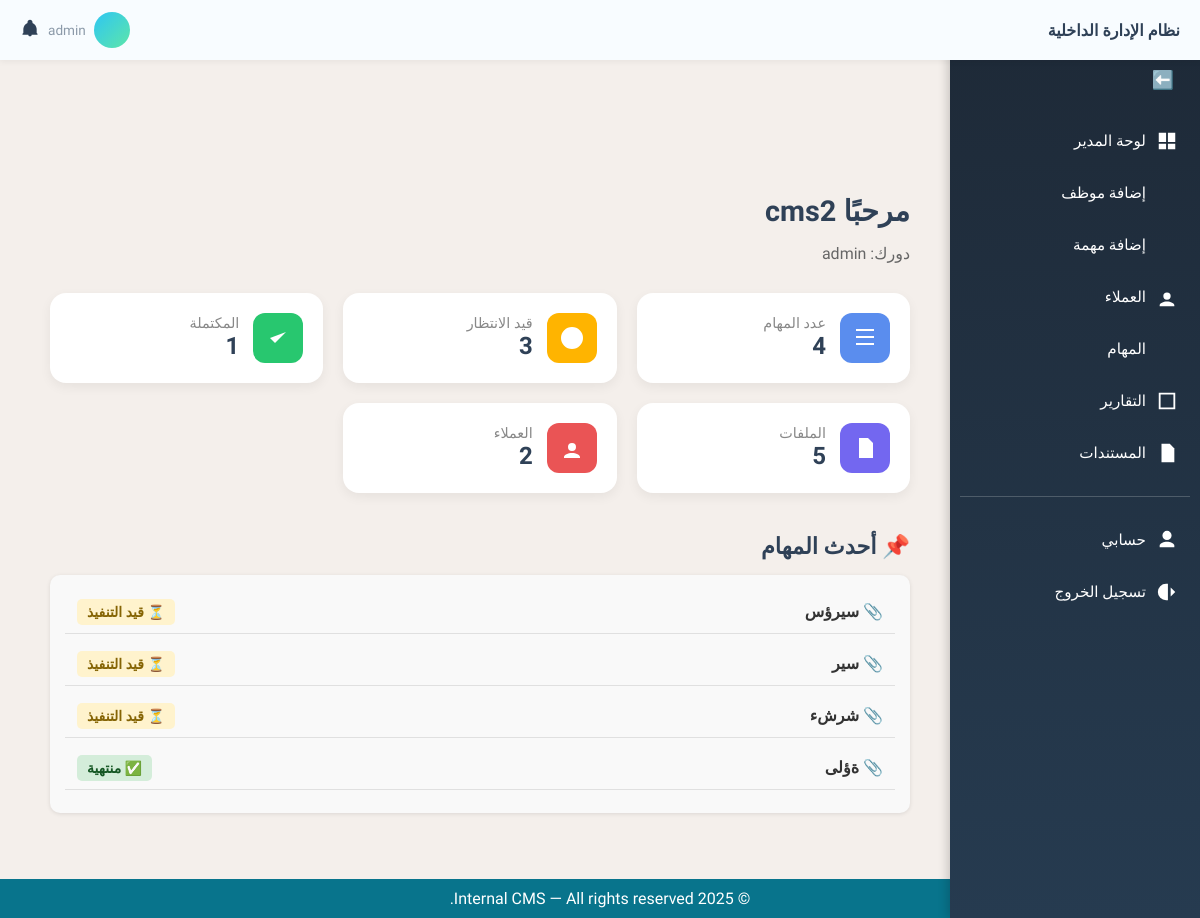
Page / (signed in) on the earlier database version.
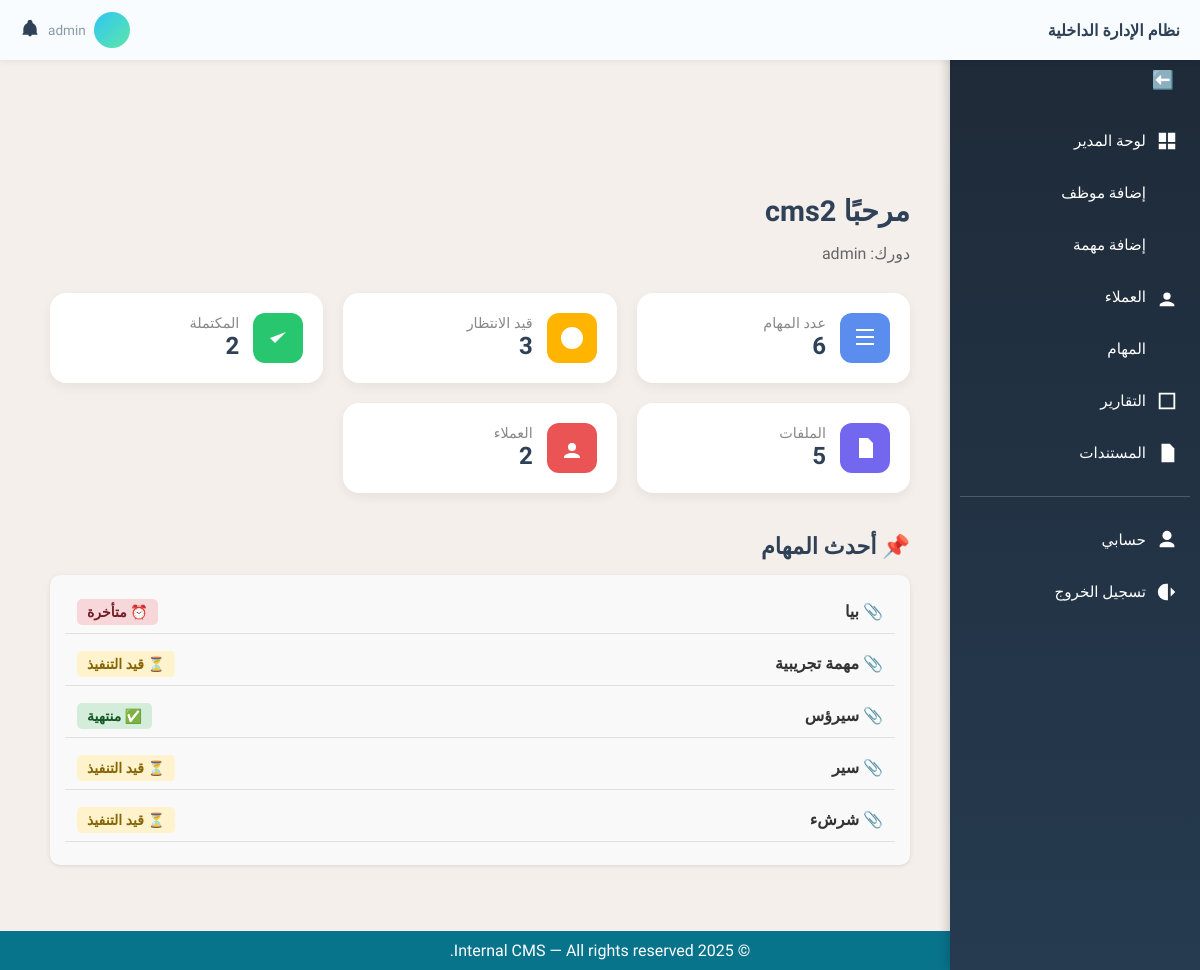
Same page on the later database version.
### tasks/models.py (models this page shows, shortened)
class Task(models.Model):
    STATUS_CHOICES = [
        ('pending', 'قيد التنفيذ'),
        ('completed', 'منتهية'),
        ('overdue', 'متأخرة'),
    ]
    title = models.CharField(max_length=255, verbose_name='عنوان المهمة')
    description = models.TextField(blank=True, verbose_name='الوصف')
    assigned_to = models.ForeignKey(User, on_delete=models.SET_NULL, null=True, blank=True, verbose_name='الموظف المكلّف')
    client = models.ForeignKey(Client, on_delete=models.SET_NULL, null=True, blank=True, verbose_name='العميل')
    status = models.CharField(max_length=20, choices=STATUS_CHOICES, default='pending', verbose_name='الحالة')
    due_date = models.DateField(null=True, blank=True, verbose_name='تاريخ الاستحقاق')
    file_url = models.URLField(max_length=1024, blank=True, null=True, verbose_name='رابط الملف')
    file_path = models.CharField(max_length=512, blank=True, null=True, verbose_name='مسار الملف')
    documents = models.ManyToManyField('content.Document', blank=True, verbose_name='مستندات إضافية')
    created_at = models.DateTimeField(auto_now_add=True, verbose_name='تاريخ الإنشاء')
    class Meta:
        verbose_name = 'مهمة'
        verbose_name_plural = 'المهام'
        ordering = ['-created_at']  # ترتيب المهام الأحدث أولاً

### core/views.py (the view, shortened to what this page needs)
# urls.py: path('', views.dashboard_view, name='dashboard'),
@login_required
def dashboard_view(request):
    try:
        profile = request.user.userprofile
        role = getattr(profile.role, 'name', 'viewer')
    except UserProfile.DoesNotExist:
        role = 'viewer'
    context = {
        'role': role,
        'total_clients': 0,
        'total_tasks': 0,
        'total_documents': 0,
        'tasks_pending': 0,
        'tasks_completed': 0,
        'tasks_overdue': 0,
        'latest_tasks': [],
    }
    if role == 'admin':
        context.update({
            'total_clients': Client.objects.count(),
            'total_tasks': Task.objects.count(),
            'total_documents': Document.objects.count(),
            'tasks_pending': Task.objects.filter(status='pending').count(),
            'tasks_completed': Task.objects.filter(status='completed').count(),
            'tasks_overdue': Task.objects.filter(status='overdue').count(),
            'latest_tasks': Task.objects.select_related('assigned_to').order_by('-created_at')[:5],
        })
    elif role == 'viewer':
        context['total_documents'] = Document.objects.filter(uploaded_by=request.user).count()
    template_map = {
        'admin': 'core/admin_dashboard.html',
        'staff': 'core/staff_dashboard.html',
        'viewer': 'core/viewer_dashboard.html',
    }
    template = template_map.get(role, 'core/admin_dashboard.html')
    return render(request, template, context)

### templates/core/admin_dashboard.html (shortened to what this page needs)
{% extends 'base.html' %}
{% load static %}
{% block content %}
<div class="dashboard">
  <h2 class="dashboard-title">مرحبًا {{ request.user.username }}</h2>
  <p class="dashboard-role">دورك: {{ role }}</p>
  <div class="stats-grid">
    {% if total_tasks %}
      <div class="stat-card">
        <div class="icon-box tasks"><svg viewBox="0 0 24 24"><path d="M3 3h18v2H3V3zm0 7h18v2H3v-2zm0 7h18v2H3v-2z"/></svg></div>
        <div class="stat-info">
          <span class="stat-title">عدد المهام</span>
          <span class="stat-value">{{ total_tasks }}</span>
        </div>
      </div>
      <div class="stat-card">
        <div class="icon-box pending"><svg viewBox="0 0 24 24"><path d="M12 7v5l3 3M12 1a11 11 0 1 0 11 11A11 11 0 0 0 12 1z"/></svg></div>
        <div class="stat-info">
          <span class="stat-title">قيد الانتظار</span>
          <span class="stat-value">{{ tasks_pending }}</span>
        </div>
      </div>
      <div class="stat-card">
        <div class="icon-box completed"><svg viewBox="0 0 24 24"><path d="M20 6L9 17l-5-5"/></svg></div>
        <div class="stat-info">
          <span class="stat-title">المكتملة</span>
          <span class="stat-value">{{ tasks_completed }}</span>
        </div>
      </div>
    {% endif %}
    {% if total_documents %}
      <div class="stat-card">
        <div class="icon-box files"><svg viewBox="0 0 24 24"><path d="M6 2h9l5 5v15H6z"/></svg></div>
        <div class="stat-info">
          <span class="stat-title">الملفات</span>
          <span class="stat-value">{{ total_documents }}</span>
        </div>
      </div>
    {% endif %}
    {% if total_clients %}
      <div class="stat-card">
        <div class="icon-box clients"><svg viewBox="0 0 24 24"><path d="M16 11a4 4 0 1 0-8 0 4 4 0 0 0 8 0zm-4 6c-4 0-8 2-8 4v1h16v-1c0-2-4-4-8-4z"/></svg></div>
        <div class="stat-info">
          <span class="stat-title">العملاء</span>
          <span class="stat-value">{{ total_clients }}</span>
        </div>
      </div>
    {% endif %}
  </div>
  {% if latest_tasks %}
    <h3 class="latest-tasks-title">📌 أحدث المهام</h3>
    <ul class="task-list">
      {% for task in latest_tasks %}
        <li class="task-item">
          <div class="task-title">
            <a href="{% url 'task_detail' task.id %}">📎 {{ task.title }}</a>
          </div>
          <div class="task-status">
            {% if task.status == 'pending' %}
              <span class="status status-pending">⏳ قيد التنفيذ</span>
            {% elif task.status == 'completed' %}
              <span class="status status-completed">✅ منتهية</span>
            {% elif task.status == 'overdue' %}
              <span class="status status-overdue">⏰ متأخرة</span>
            {% else %}
              <span class="status">❓ غير معروفة</span>
            {% endif %}
          </div>
        </li>
      {% empty %}
        <li>لا توجد مهام حالياً.</li>
      {% endfor %}
    </ul>
  {% endif %}
</div>
{% endblock %}

Differences in the rows shown:
no longer on this page (row unchanged): Task: title "ةؤلى", status "✅ منتهية"
added Task: title "بيا", status "⏰ متأخرة"
added Task: title "مهمة تجريبية", status "⏳ قيد التنفيذ"
changed Task "سيرؤس": status "⏳ قيد التنفيذ" → "✅ منتهية"
Other differences:
{{ total_tasks }}: "4" → "6"
{{ tasks_completed }}: "1" → "2"
